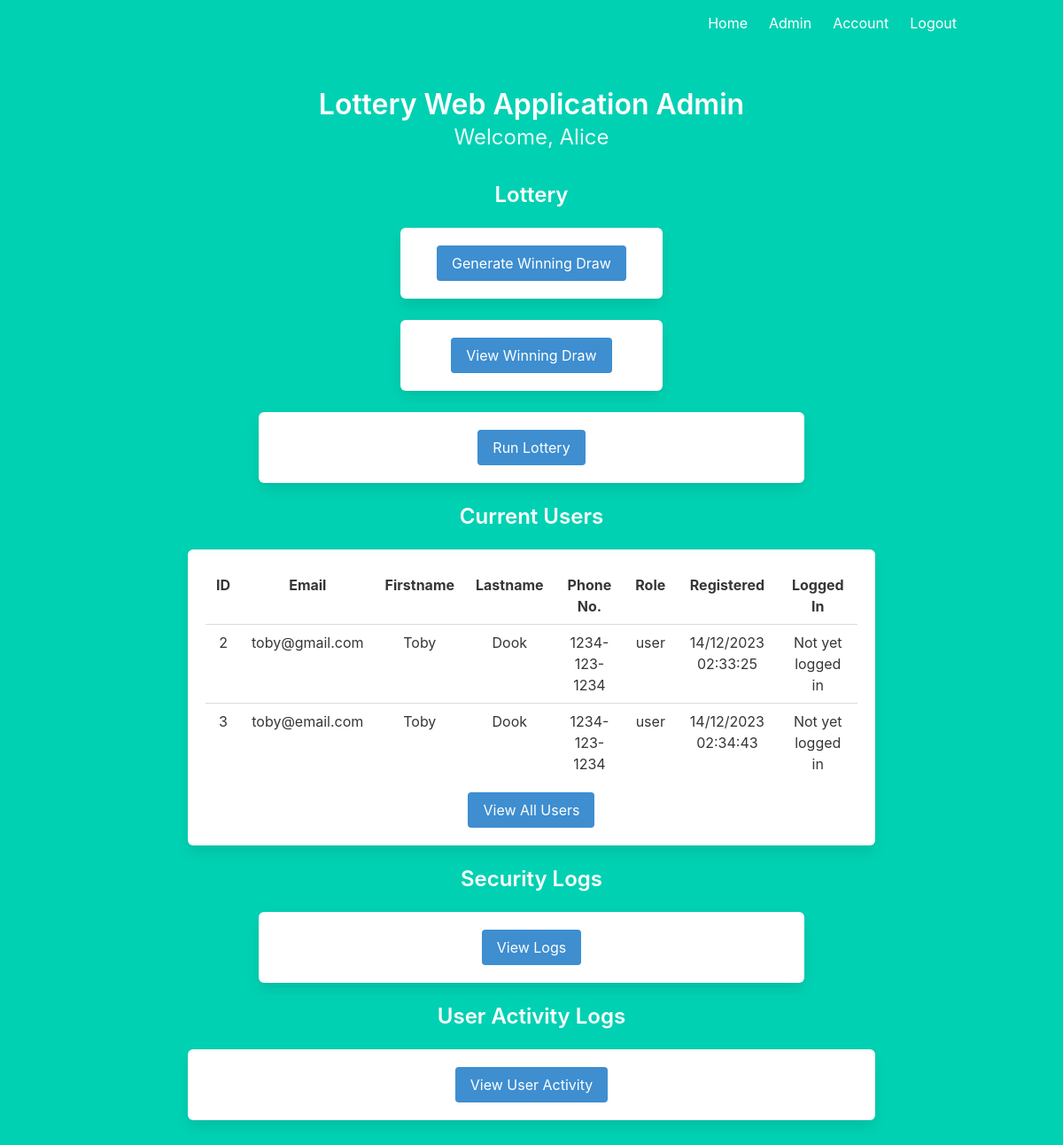
/view_all_users (signed in), run on the app's committed database.
### models.py (models this page shows, shortened)
class User(db.Model, UserMixin):
    __tablename__ = 'users'
    id = db.Column(db.Integer, primary_key=True)
    email = db.Column(db.String(100), nullable=False, unique=True)
    password = db.Column(db.String(100), nullable=False)
    firstname = db.Column(db.String(100), nullable=False)
    lastname = db.Column(db.String(100), nullable=False)
    phone = db.Column(db.String(100), nullable=False)
    dob = db.Column(db.String(100), nullable=False)
    postcode = db.Column(db.String(100), nullable=False)
    role = db.Column(db.String(100), nullable=False, default='user')
    pin_key = db.Column(db.String(32), nullable=False, default=pyotp.random_base32())
    registered_on = db.Column(db.DateTime, nullable=False)
    current_login = db.Column(db.DateTime, nullable=True)
    last_login = db.Column(db.DateTime, nullable=True)
    post_key = db.Column(db.BLOB, nullable=False, default=Fernet.generate_key())
    draws = db.relationship('Draw')

### admin/views.py (the view)
@admin_blueprint.route('/view_all_users')
@requires_roles('admin')
def view_all_users():
    current_users = User.query.filter_by(role='user').all()
    return render_template('admin/admin.html', name=current_user.firstname, current_users=current_users)

### app.py (called while the page is built)
@login_manager.user_loader
def load_user(id):
    return User.query.get(int(id))

### users/views.py (called while the page is built)
def requires_roles(*roles):
    def wrapper(f):
        @wraps(f)
        def wrapped(*args, **kwargs):
            if current_user.role not in roles:
                return render_template('403.html')
            return f(*args, **kwargs)
        return wrapped
    return wrapper

### templates/admin/admin.html (shortened to what this page needs)
{% extends "base.html" %}
{% block content %}
<h3 class="title is-3">Lottery Web Application Admin</h3>
<h4 class="subtitle is-4">
    Welcome, {{ name }}
</h4>
<div class="column is-4 is-offset-4">
    <h4 class="title is-4">Lottery</h4>
    <div class="box">
        <form action="/generate_winning_draw">
            <div>
                <button class="button is-info is-centered">Generate Winning Draw</button>
            </div>
        </form>
    </div>
</div>
<div class="column is-4 is-offset-4">
    <div class="box">
        <form action="/view_winning_draw">
            <div>
                <button class="button is-info is-centered">View Winning Draw</button>
            </div>
        </form>
    </div>
</div>
<div class="column is-8 is-offset-2">
    <div class="box">
        <form action="/run_lottery">
            <div>
                <button class="button is-info is-centered">Run Lottery</button>
            </div>
        </form>
    </div>
</div>
<div class="column is-10 is-offset-1">
    <h4 class="title is-4">Current Users</h4>
    <div class="box">
        {% if current_users %}
            <div class="field">
                <table class="table">
                    <tr>
                        <th>ID</th>
                        <th>Email</th>
                        <th>Firstname</th>
                        <th>Lastname</th>
                        <th>Phone No.</th>
                        <th>Role</th>
                        <th>Registered</th>
                        <th>Logged In</th>
                    </tr>
                    {% for user in current_users %}
                        <tr>
                            <td>{{ user.id }}</td>
                            <td>{{ user.email }}</td>
                            <td>{{ user.firstname }}</td>
                            <td>{{ user.lastname }}</td>
                            <td>{{ user.phone }}</td>
                            <td>{{ user.role }}</td>
                                <td>{{ user.registered_on.strftime('%d/%m/%Y %H:%M:%S') }}</td>
                                {% if user.current_login %}
                                    <td>{{ user.current_login.strftime('%d/%m/%Y %H:%M:%S') }}</td>
                                {% else %}
                                    <td>Not yet logged in</td>
                                {% endif %}
                        </tr>
                    {% endfor %}
                </table>
            </div>
        {% endif %}
        <form action="/view_all_users">
            <div>
                <button class="button is-info is-centered">View All Users</button>
            </div>
        </form>
    </div>
</div>
<div class="column is-8 is-offset-2" id="test">
    <h4 class="title is-4">Security Logs</h4>
    <div class="box">
        <form action="/logs">
            <div>
                <button class="button is-info is-centered">View Logs</button>
            </div>
        </form>
        </div>
    </div>
<div class="column is-10 is-offset-1">
    <h4 class="title is-4">User Activity Logs</h4>
    <div class="box">
        <form action="/view_user_activity">
            <div>
                <button class="button is-info is-centered">View User Activity</button>
            </div>
        </form>
    </div>
</div>
{% endblock %}

### templates/base.html (shortened to what this page needs)
<!DOCTYPE html>
<html>
<head>
    <link rel="stylesheet" href="https://cdnjs.cloudflare.com/ajax/libs/bulma/0.7.2/css/bulma.min.css" />
</head>
<body>
    <section class="hero is-primary is-fullheight">
        <div class="hero-head">
            <nav class="navbar">
                <div class="container">
                    <div id="navbarMenuHeroA" class="navbar-menu">
                       <div class="navbar-end">
                            <a href="{{ url_for('index') }}" class="navbar-item">
                               Home
                            </a>
                                {% if current_user.role == 'admin' %}
                            <a href="{{ url_for('admin.admin') }}" class="navbar-item">
                                Admin
                            </a>
                                    {% endif %}
                            <a href="{{ url_for('users.account') }}" class="navbar-item">
                                Account
                            </a>
                            {% if current_user.is_authenticated %}
                            <a href="{{ url_for('users.logout')}}" class="navbar-item">
                                Logout
                            </a>
                            {% endif %}
                       </div>
                    </div>
                </div>
            </nav>
        </div>
        <div class="hero-body">
            <div class="container has-text-centered">
               {% block content %}
               {% endblock %}
            </div>
        </div>
    </section>
</body>
</html>

### templates/base.html (style rules this page uses)
.table { margin-left: auto; margin-right: auto; }

### data on the page
User: firstname "Alice"
User: id "2", email "toby@gmail.com", firstname "Toby", lastname "Dook", phone "1234-123-1234", role "user", registered_on "14/12/2023 02:33:25", shows "Not yet logged in"
User: id "3", email "toby@email.com", firstname "Toby", lastname "Dook", phone "1234-123-1234", role "user", registered_on "14/12/2023 02:34:43", shows "Not yet logged in"
